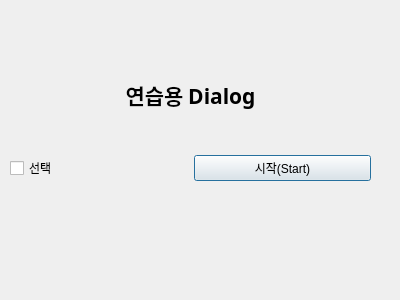
<?xml version="1.0" encoding="UTF-8"?>
<ui version="4.0">
 <class>Dialog</class>
 <widget class="QDialog" name="Dialog">
  <property name="geometry">
   <rect>
    <x>0</x>
    <y>0</y>
    <width>400</width>
    <height>300</height>
   </rect>
  </property>
  <property name="windowTitle">
   <string>Dialog</string>
  </property>
  <widget class="QWidget" name="verticalLayoutWidget">
   <property name="geometry">
    <rect>
     <x>10</x>
     <y>40</y>
     <width>361</width>
     <height>141</height>
    </rect>
   </property>
   <layout class="QVBoxLayout" name="verticalLayout">
    <item>
     <widget class="QLabel" name="label">
      <property name="font">
       <font>
        <family>Arial Black</family>
        <pointsize>16</pointsize>
        <weight>75</weight>
        <bold>true</bold>
       </font>
      </property>
      <property name="text">
       <string>연습용 Dialog</string>
      </property>
      <property name="alignment">
       <set>Qt::AlignCenter</set>
      </property>
     </widget>
    </item>
    <item>
     <layout class="QHBoxLayout" name="horizontalLayout">
      <item>
       <widget class="QCheckBox" name="checkBox">
        <property name="text">
         <string>선택</string>
        </property>
       </widget>
      </item>
      <item>
       <widget class="QPushButton" name="pushButton">
        <property name="toolTip">
         <string>QT버튼 클릭해봐라~~~</string>
        </property>
        <property name="text">
         <string>시작(Start)</string>
        </property>
       </widget>
      </item>
     </layout>
    </item>
   </layout>
  </widget>
 </widget>
 <resources/>
 <connections/>
</ui>
